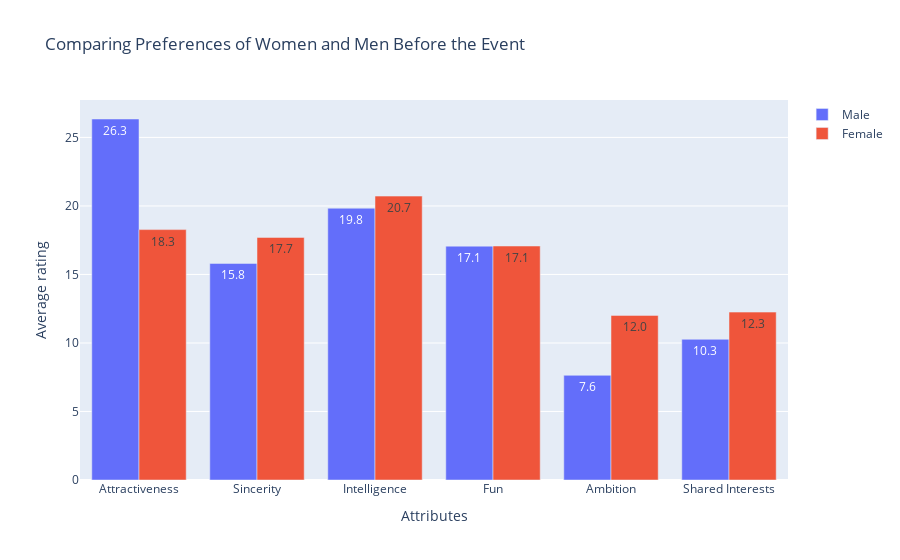

The notebook cell this image was saved under:
### Code cell
# Calculate the mean for each attribute by gender
df_Grouped_M = df_Grouped_By_iid_clean[df_Grouped_By_iid_clean["gender"] == 1]
df_Grouped_F = df_Grouped_By_iid_clean[df_Grouped_By_iid_clean["gender"] == 0]

attr1_1_Avg_M = df_Grouped_M["attr1_1"].mean()
sinc1_1_Avg_M = df_Grouped_M["sinc1_1"].mean()
intel1_1_Avg_M = df_Grouped_M["intel1_1"].mean()
fun1_1_Avg_M = df_Grouped_M["fun1_1"].mean()
amb1_1_Avg_M = df_Grouped_M["amb1_1"].mean()
shar1_1_Avg_M = df_Grouped_M["shar1_1"].mean()

attr1_1_Avg_F = df_Grouped_F["attr1_1"].mean()
sinc1_1_Avg_F = df_Grouped_F["sinc1_1"].mean()
intel1_1_Avg_F = df_Grouped_F["intel1_1"].mean()
fun1_1_Avg_F = df_Grouped_F["fun1_1"].mean()
amb1_1_Avg_F = df_Grouped_F["amb1_1"].mean()
shar1_1_Avg_F = df_Grouped_F["shar1_1"].mean()

# Create a list of new names for each attribute
attribute_names = ["Attractiveness", "Sincerity", "Intelligence", "Fun", "Ambition", "Shared Interests"]

# Create the figure
fig = go.Figure()

# Add bars for each attribute for males
fig.add_trace(go.Bar(
    x=attribute_names,
    y=[attr1_1_Avg_M, sinc1_1_Avg_M, intel1_1_Avg_M, fun1_1_Avg_M, amb1_1_Avg_M, shar1_1_Avg_M],
    text=[f'{round(attr1_1_Avg_M,1)}', f'{round(sinc1_1_Avg_M,1)}', f'{round(intel1_1_Avg_M,1)}', f'{round(fun1_1_Avg_M,1)}', f'{round(amb1_1_Avg_M,1)}', f'{round(shar1_1_Avg_M,1)}'],
    textposition='auto',
    name='Male'
))

# Add bars for each attribute for females
fig.add_trace(go.Bar(
    x=attribute_names,
    y=[attr1_1_Avg_F, sinc1_1_Avg_F, intel1_1_Avg_F, fun1_1_Avg_F, amb1_1_Avg_F, shar1_1_Avg_F],
    text=[f'{round(attr1_1_Avg_F,1)}', f'{round(sinc1_1_Avg_F,1)}', f'{round(intel1_1_Avg_F,1)}', f'{round(fun1_1_Avg_F,1)}', f'{round(amb1_1_Avg_F,1)}', f'{round(shar1_1_Avg_F,1)}'],
    textposition='auto',
    name='Female'
))

# Update layout
fig.update_layout(
    title='Comparing Preferences of Women and Men Before the Event',
    xaxis_title='Attributes',
    yaxis_title='Average rating',
    barmode='group'
)

# Show the plot
fig.show()

### Figure 1 — Plotly figure (JSON) as saved in the notebook; plotly's stock layout.template omitted (floating-point values rounded to 4 significant figures)
{"data": [{"name": "Male", "text": ["26.3", "15.8", "19.8", "17.1", "7.6", "10.3"], "textposition": "auto", "type": "bar", "x": ["Attractiveness", "Sincerity", "Intelligence", "Fun", "Ambition", "Shared Interests"], "y": [26.34, 15.8, 19.83, 17.06, 7.639, 10.27]}, {"name": "Female", "text": ["18.3", "17.7", "20.7", "17.1", "12.0", "12.3"], "textposition": "auto", "type": "bar", "x": ["Attractiveness", "Sincerity", "Intelligence", "Fun", "Ambition", "Shared Interests"], "y": [18.27, 17.7, 20.72, 17.07, 12.01, 12.25]}], "layout": {"barmode": "group", "title": {"text": "Comparing Preferences of Women and Men Before the Event"}, "xaxis": {"title": {"text": "Attributes"}}, "yaxis": {"title": {"text": "Average rating"}}}}
